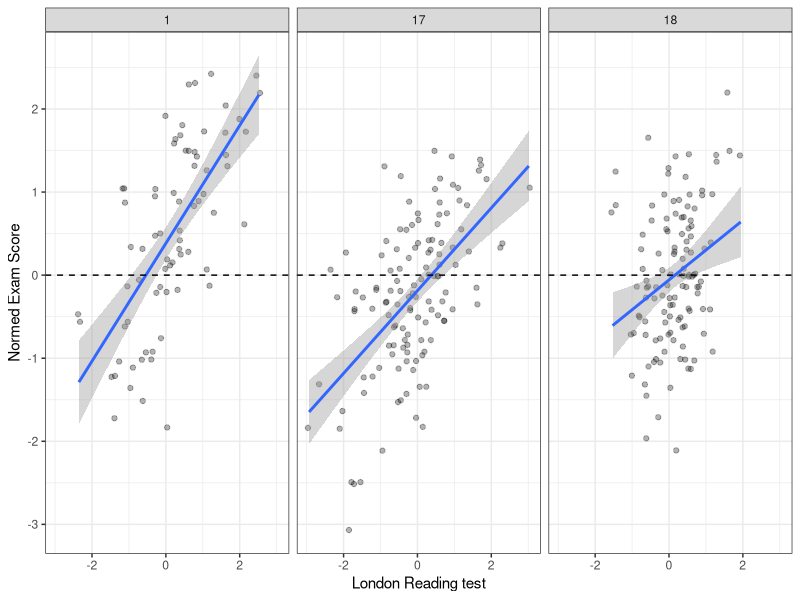
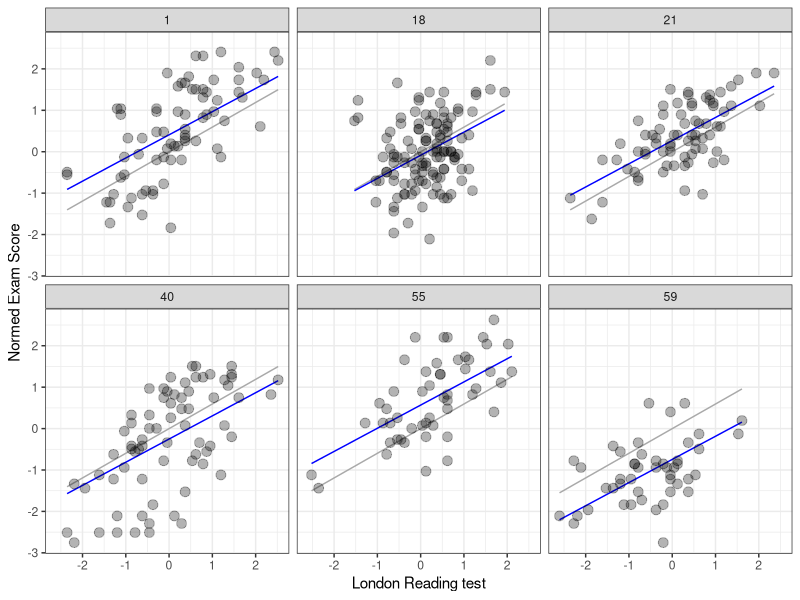
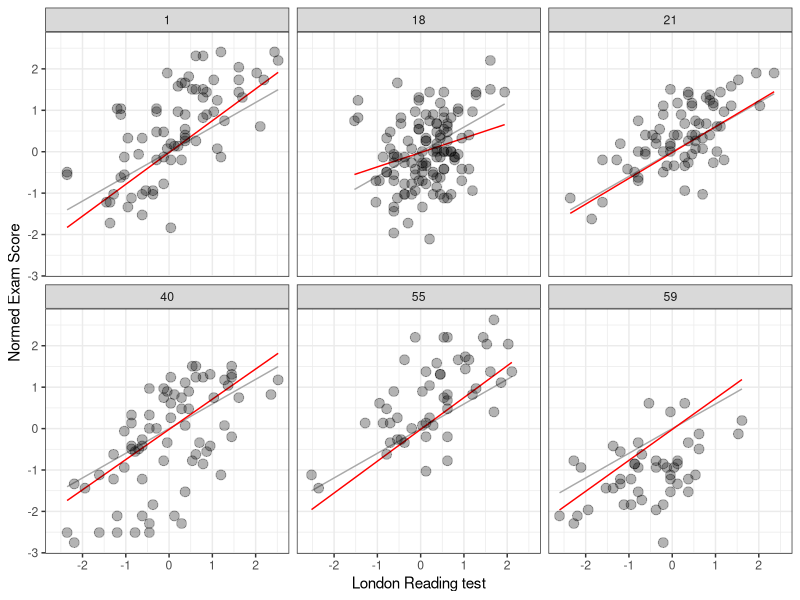
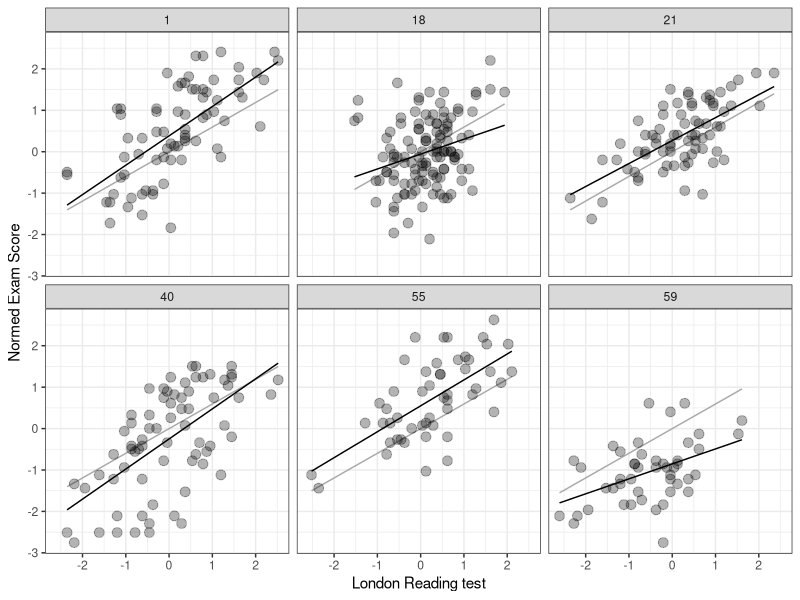

These charts were generated, in order, by the following R code:
## ---- chunk 1
options(htmltools.dir.version = FALSE)
knitr::opts_chunk$set(echo = TRUE)
## ---- chunk 2
library(mlmRev) # contains data
library(lme4)
Exam<-mlmRev::Exam
fixed_pred<-lmer(normexam ~ standLRT + (1 | school), data=Exam, REML=F)
## ---- chunk 3
library(ggplot2)
library(dplyr)
#subset 3 schools (just picked 3 from the dataframe)
subset<-filter(Exam, school=='1' | school=='17' | school=='18')
multilevelplot<-ggplot(subset,aes(standLRT, normexam)) + geom_jitter(alpha = 0.3) + facet_wrap(~school) + xlab("London Reading test") + ylab("Normed Exam Score") + geom_smooth(method="lm") + geom_hline(yintercept=0, linetype="dashed") + theme_bw()
## ---- chunk 4
plot(multilevelplot)
## ---- chunk 5
knitr::include_graphics("https://media.giphy.com/media/11bZ6yXgXBsg4U/giphy.gif")
## ---- chunk 6
# pooled 
pooled.model <- lm(normexam ~ standLRT, data=Exam)
# Save the fitted values
Exam$PooledPredictions <- fitted(pooled.model)
# Intercept
varying.intercept.model <- lm(normexam ~ standLRT + school, data=Exam)
Exam$VaryingInterceptPredictions <- fitted(varying.intercept.model)
# Slope
varying.slope.model <- lm(normexam ~ standLRT:school, data=Exam)
Exam$VaryingSlopePredictions <- fitted(varying.slope.model)
# Interaction (both slope)
interaction.model <- lm(normexam ~ standLRT + school + standLRT:school, data=Exam)
Exam$InteractionPredictions <- fitted(interaction.model)
## ---- chunk 7
require(ggplot2)
require(dplyr)
subset<-filter(Exam, school=='1' | school=='18' | school=='21' | school=='40' | school=='55' | school=='59')
gg <- ggplot(subset, aes(x = standLRT, y = normexam, group = school)) +
    geom_line(aes(y = PooledPredictions), color = "darkgrey") +
    geom_line(aes(y = VaryingInterceptPredictions), color = "blue") +
    #geom_line(aes(y = VaryingSlopePredictions), color = "red") +
    #geom_line(aes(y = InteractionPredictions), color = "black") +
    geom_point(alpha = 0.3, size = 3) +
    facet_wrap(~school) + xlab("London Reading test") + ylab("Normed Exam Score") +
    theme_bw()
## ---- chunk 8
print(gg)
## ---- chunk 9
require(ggplot2)
require(dplyr)
subset<-filter(Exam, school=='1' | school=='18' | school=='21' | school=='40' | school=='55' | school=='59')
gg <- ggplot(subset, aes(x = standLRT, y = normexam, group = school)) +
    geom_line(aes(y = PooledPredictions), color = "darkgrey") +
    # geom_line(aes(y = VaryingInterceptPredictions), color = "blue") +
    geom_line(aes(y = VaryingSlopePredictions), color = "red") +
    #geom_line(aes(y = InteractionPredictions), color = "black") +
    geom_point(alpha = 0.3, size = 3) +
    facet_wrap(~school) + xlab("London Reading test") + ylab("Normed Exam Score") +
    theme_bw()
## ---- chunk 10
print(gg)
## ---- chunk 11
require(ggplot2)
require(dplyr)
subset<-filter(Exam, school=='1' | school=='18' | school=='21' | school=='40' | school=='55' | school=='59')
gg <- ggplot(subset, aes(x = standLRT, y = normexam, group = school)) +
    geom_line(aes(y = PooledPredictions), color = "darkgrey") +
    # geom_line(aes(y = VaryingInterceptPredictions), color = "blue") +
    # geom_line(aes(y = VaryingSlopePredictions), color = "red") +
    geom_line(aes(y = InteractionPredictions), color = "black") +
    geom_point(alpha = 0.3, size = 3) +
    facet_wrap(~school) + xlab("London Reading test") + ylab("Normed Exam Score") +
    theme_bw()
## ---- chunk 12
print(gg)
## ---- chunk 13
knitr::include_graphics("https://media.giphy.com/media/3o6MbeLh1L6QLUAHZe/giphy.gif")
## ---- chunk 14
knitr::include_graphics("http://rpsychologist.com/img/r-reference-lmer/2lvl.png")
## ---- chunk 15
knitr::include_graphics("https://media.boingboing.net/wp-content/uploads/2016/11/bcf.png")
## ---- chunk 16
knitr::include_graphics("http://rpsychologist.com/img/r-reference-lmer/3lvl.png")
## ---- chunk 17
knitr::include_graphics("http://rpsychologist.com/img/r-reference-lmer/3lvl-crossed.png")
## ---- chunk 18
knitr::include_graphics("https://static-content.springer.com/image/art%3A10.1007%2Fs40750-016-0050-z/MediaObjects/40750_2016_50_Fig1_HTML.gif")
## ---- chunk 19
knitr::include_graphics("https://memegenerator.net/img/instances/400x/72027892/let-us-be-clear-we-only-want-positive-feedback-thats-easy-to-implement.jpg")
## ---- chunk 20
knitr::include_graphics("http://s2.quickmeme.com/img/57/572104c5c7a5a5df4a63e344671d7c2e8fe7600e5aabfd02d68efa8033db4bf9.jpg")
